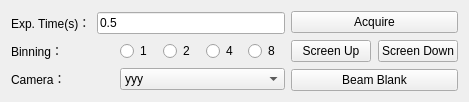
                     <widget class="QWidget" name="tab_10">
                      <attribute name="title">
                       <string>camera</string>
                      </attribute>
                      <layout class="QHBoxLayout" name="horizontalLayout_22">
                       <item>
                        <layout class="QHBoxLayout" name="horizontalLayout_19" stretch="2,1">
                         <item>
                          <layout class="QVBoxLayout" name="verticalLayout_4">
                           <item>
                            <layout class="QHBoxLayout" name="horizontalLayout_32" stretch="2,5">
                             <item>
                              <widget class="QLabel" name="label_20">
                               <property name="text">
                                <string>Exp. Time(s)：</string>
                               </property>
                              </widget>
                             </item>
                             <item>
                              <widget class="QLineEdit" name="lineEdit_exptime2">
                               <property name="text">
                                <string>0.5</string>
                               </property>
                              </widget>
                             </item>
                            </layout>
                           </item>
                           <item>
                            <layout class="QHBoxLayout" name="horizontalLayout_16" stretch="2,5">
                             <item>
                              <widget class="QLabel" name="label_21">
                               <property name="minimumSize">
                                <size>
                                 <width>103</width>
                                 <height>0</height>
                                </size>
                               </property>
                               <property name="text">
                                <string>Binning：</string>
                               </property>
                              </widget>
                             </item>
                             <item>
                              <layout class="QHBoxLayout" name="horizontalLayout_15">
                               <item>
                                <widget class="QRadioButton" name="radioButton_binning2_1">
                                 <property name="text">
                                  <string>1</string>
                                 </property>
                                </widget>
                               </item>
                               <item>
                                <widget class="QRadioButton" name="radioButton_binning2_2">
                                 <property name="text">
                                  <string>2</string>
                                 </property>
                                </widget>
                               </item>
                               <item>
                                <widget class="QRadioButton" name="radioButton_binning2_4">
                                 <property name="text">
                                  <string>4</string>
                                 </property>
                                </widget>
                               </item>
                               <item>
                                <widget class="QRadioButton" name="radioButton_binning2_8">
                                 <property name="text">
                                  <string>8</string>
                                 </property>
                                </widget>
                               </item>
                              </layout>
                             </item>
                            </layout>
                           </item>
                           <item>
                            <layout class="QHBoxLayout" name="horizontalLayout_34" stretch="2,5">
                             <item>
                              <widget class="QLabel" name="label_28">
                               <property name="sizePolicy">
                                <sizepolicy hsizetype="Expanding" vsizetype="Preferred">
                                 <horstretch>0</horstretch>
                                 <verstretch>0</verstretch>
                                </sizepolicy>
                               </property>
                               <property name="minimumSize">
                                <size>
                                 <width>103</width>
                                 <height>0</height>
                                </size>
                               </property>
                               <property name="text">
                                <string>Camera：</string>
                               </property>
                              </widget>
                             </item>
                             <item>
                              <widget class="QComboBox" name="comboBox_3">
                               <property name="minimumSize">
                                <size>
                                 <width>165</width>
                                 <height>0</height>
                                </size>
                               </property>
                               <item>
                                <property name="text">
                                 <string>yyy</string>
                                </property>
                               </item>
                               <item>
                                <property name="text">
                                 <string>xxx</string>
                                </property>
                               </item>
                              </widget>
                             </item>
                            </layout>
                           </item>
                          </layout>
                         </item>
                         <item>
                          <layout class="QVBoxLayout" name="verticalLayout_19">
                           <property name="spacing">
                            <number>7</number>
                           </property>
                           <item>
                            <widget class="QPushButton" name="pushButton_acquireimage">
                             <property name="sizePolicy">
                              <sizepolicy hsizetype="Expanding" vsizetype="Expanding">
                               <horstretch>0</horstretch>
                               <verstretch>0</verstretch>
                              </sizepolicy>
                             </property>
                             <property name="text">
                              <string>Acquire</string>
                             </property>
                            </widget>
                           </item>
                           <item>
                            <layout class="QHBoxLayout" name="horizontalLayout_35">
                             <item>
                              <widget class="QPushButton" name="pushButton_screenup2">
                               <property name="sizePolicy">
                                <sizepolicy hsizetype="Expanding" vsizetype="Expanding">
                                 <horstretch>0</horstretch>
                                 <verstretch>0</verstretch>
                                </sizepolicy>
                               </property>
                               <property name="text">
                                <string>Screen Up</string>
                               </property>
                              </widget>
                             </item>
                             <item>
                              <widget class="QPushButton" name="pushButton_screendown2">
                               <property name="sizePolicy">
                                <sizepolicy hsizetype="Expanding" vsizetype="Expanding">
                                 <horstretch>0</horstretch>
                                 <verstretch>0</verstretch>
                                </sizepolicy>
                               </property>
                               <property name="text">
                                <string>Screen Down</string>
                               </property>
                              </widget>
                             </item>
                            </layout>
                           </item>
                           <item>
                            <widget class="QPushButton" name="pushButton_beamblank">
                             <property name="sizePolicy">
                              <sizepolicy hsizetype="Minimum" vsizetype="Expanding">
                               <horstretch>0</horstretch>
                               <verstretch>0</verstretch>
                              </sizepolicy>
                             </property>
                             <property name="text">
                              <string>Beam Blank</string>
                             </property>
                            </widget>
                           </item>
                          </layout>
                         </item>
                        </layout>
                       </item>
                      </layout>
                     </widget>
